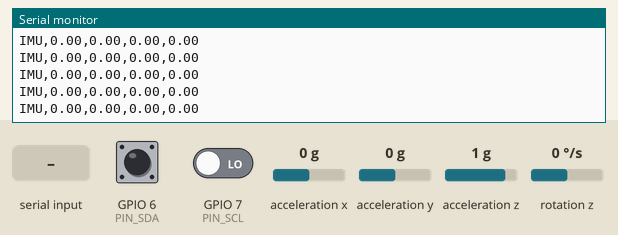
A sketch run on a simulated ESP32-S3. On the bench: the last lines printed to the serial monitor. Wiring (inferred from the names in the program): MPU-6050 motion sensor at I2C address 0x69. Inputs (shaded band) come from the test bench; at power-on: acceleration x 0 g, acceleration y 0 g, acceleration z 1 g, rotation z 0 °/s, GPIO 6 (PIN_SDA) HIGH, GPIO 7 (PIN_SCL) LOW.

Above: at 2.5 s.
2.6 s: "z" received over Serial
At 2.62 s:
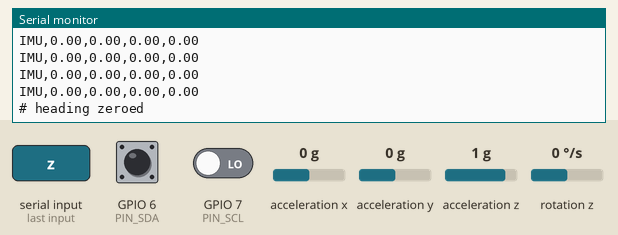
4.1 s: acceleration x set to -1.4 g
At 4.16 s:
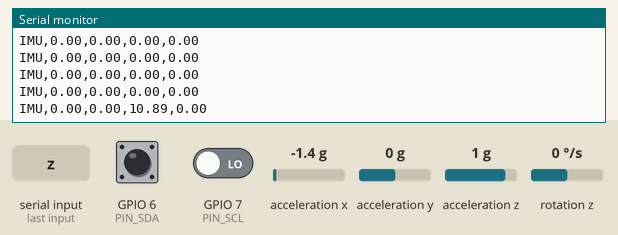
5.6 s: acceleration y set to -1.4 g
At 5.61 s:
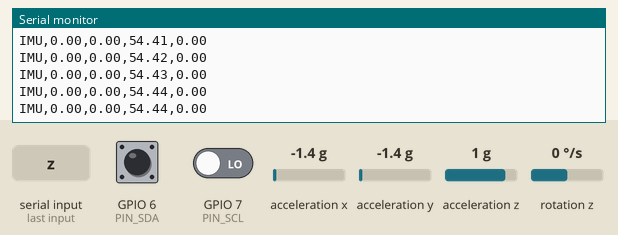
7.1 s: acceleration z set to -1.4 g
At 7.11 s:
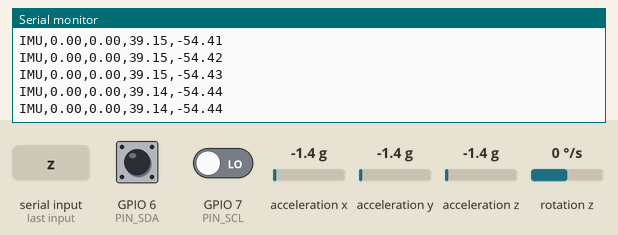
8.6 s: rotation z set to -192 °/s
At 8.61 s:
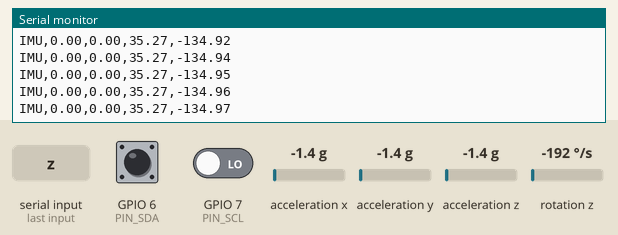
10.1 s: "c" received over Serial
At 11.0 s:
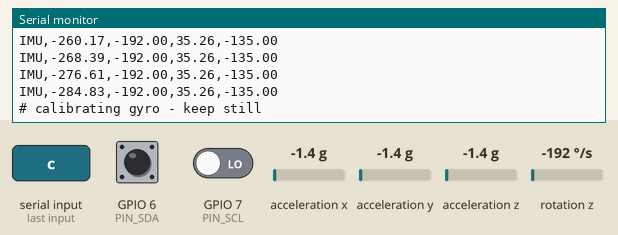
Timing chart, 0 to 12.6 s (numbered marks = the images above; inputs shaded):
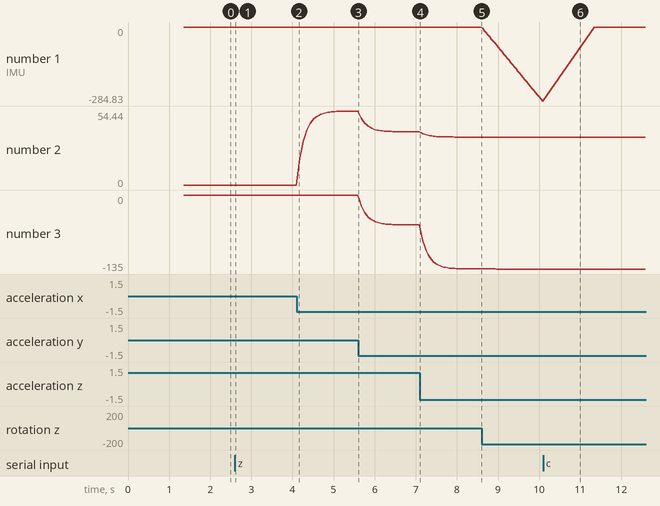

The sketch:

imu_visualizer.ino
```cpp
// =====================================================================
// IMU VISUALIZER (sketch half) - streams the IMU to the web page
// =====================================================================
// This sketch goes with index.html in this same folder. It reads the
// MPU-6050 and sends its readings over USB in a format the web page
// understands, so the page can draw a 3D board that follows yours.
//
// WIRING  (same as step 2 - nothing new)
//   MPU VCC -> ESP32 3V3
//   MPU GND -> ESP32 GND
//   MPU SDA -> ESP32 GPIO6
//   MPU SCL -> ESP32 GPIO7
//   Leave XDA, XCL, AD0 and INT UNCONNECTED.
//
// HOW TO USE IT
//   1. Upload this sketch (Tools -> USB CDC On Boot: Enabled).
//   2. CLOSE the Arduino Serial Monitor. Only one program can use the
//      USB port at a time, so the page can't connect while it's open.
//   3. Open index.html in Chrome or Edge (double-click it).
//   4. Click "Connect board" and pick the ESP32's COM port.
//   5. Keep the board STILL for one second (it calibrates), then turn it.
//
// WHAT YOU'LL SEE  (if you open the Serial Monitor instead of the page)
//       # imu_visualizer
//       # idle SDA=1 SCL=1
//       # PASS: MPU at 0x68, chip ID 0x68
//       # calibrating gyro - keep still
//       # gyro bias -0.41 dps
//       IMU,0.00,0.12,1.80,-0.60      <- 25 of these a second
//   Lines starting with "#" are messages for people. Lines starting with
//   "IMU," are data for the page: heading, turn rate, pitch, roll.
//     heading  degrees turned since start, counter-clockwise from above
//     turn rate  how fast it's turning now, in degrees per second
//     pitch    nose up (+) / nose down (-), from the accelerometer
//     roll     tilt left / right, from the accelerometer
//
// COMMANDS THE PAGE CAN SEND
//   z  set heading back to 0        c  re-calibrate the gyro (keep still)
//
// Works with clone MPU chips. If SDA/SCL are swapped it finds them anyway
// and says so.
// =====================================================================

#include <Arduino.h>
#include <Wire.h>

constexpr uint8_t PIN_SDA = 6;
constexpr uint8_t PIN_SCL = 7;

constexpr uint8_t REG_CONFIG       = 0x1A;
constexpr uint8_t REG_GYRO_CONFIG  = 0x1B;
constexpr uint8_t REG_ACCEL_XOUT_H = 0x3B;
constexpr uint8_t REG_GYRO_ZOUT_H  = 0x47;
constexpr uint8_t REG_PWR_MGMT_1   = 0x6B;
constexpr uint8_t REG_WHO_AM_I     = 0x75;

constexpr float    GYRO_LSB_PER_DPS = 65.5f;     // at +/-500 dps
constexpr float    ACCEL_LSB_PER_G  = 16384.0f;  // at the default +/-2 g
constexpr uint16_t CAL_SAMPLES      = 500;
constexpr uint32_t SEND_PERIOD_MS   = 40;        // 25 updates a second
constexpr float    TILT_SMOOTHING   = 0.2f;      // 1 = raw, lower = smoother

uint8_t  mpuAddr    = 0;
float    gyroZBias  = 0.0f;
float    heading    = 0.0f;
float    pitchDeg   = 0.0f;
float    rollDeg    = 0.0f;
bool     tiltReady  = false;
uint32_t lastMicros = 0;
uint32_t lastSendMs = 0;

// Scans the whole bus on the given pins; returns 0x68/0x69 if an MPU answered.
uint8_t scanBus(uint8_t sda, uint8_t scl) {
  Wire.end();
  Wire.begin(sda, scl);
  Wire.setClock(100000);

  Serial.printf("# Scan SDA=GPIO%u SCL=GPIO%u:", sda, scl);
  uint8_t mpu = 0, count = 0;
  for (uint8_t addr = 1; addr < 127; addr++) {
    Wire.beginTransmission(addr);
    if (Wire.endTransmission() == 0) {
      Serial.printf(" 0x%02X", addr);
      count++;
      if (addr == 0x68 || addr == 0x69) mpu = addr;
    }
  }
  Serial.println(count ? "" : " nothing");
  return mpu;
}

void writeReg(uint8_t reg, uint8_t val) {
  Wire.beginTransmission(mpuAddr);
  Wire.write(reg);
  Wire.write(val);
  Wire.endTransmission();
}

bool readBytes(uint8_t reg, uint8_t* buf, uint8_t n) {
  Wire.beginTransmission(mpuAddr);
  Wire.write(reg);
  if (Wire.endTransmission(false) != 0) return false;
  if (Wire.requestFrom(mpuAddr, n) != n) return false;
  for (uint8_t i = 0; i < n; i++) buf[i] = Wire.read();
  return true;
}

int16_t be16(const uint8_t* p) {
  return (int16_t)((p[0] << 8) | p[1]);
}

// Returns false (and leaves 'out' alone) if the read failed.
bool readGyroZdps(float& out) {
  uint8_t b[2];
  if (!readBytes(REG_GYRO_ZOUT_H, b, 2)) return false;
  out = be16(b) / GYRO_LSB_PER_DPS;
  return true;
}

void updateTilt() {
  uint8_t b[6];
  if (!readBytes(REG_ACCEL_XOUT_H, b, 6)) return;
  const float ax = be16(b)     / ACCEL_LSB_PER_G;
  const float ay = be16(b + 2) / ACCEL_LSB_PER_G;
  const float az = be16(b + 4) / ACCEL_LSB_PER_G;

  const float p = atan2f(-ax, sqrtf(ay * ay + az * az)) * RAD_TO_DEG;
  const float r = atan2f(ay, az) * RAD_TO_DEG;
  if (!tiltReady) {
    pitchDeg = p;
    rollDeg  = r;
    tiltReady = true;
  } else {
    pitchDeg += TILT_SMOOTHING * (p - pitchDeg);
    rollDeg  += TILT_SMOOTHING * (r - rollDeg);
  }
}

void calibrateGyro() {
  Serial.println("# calibrating gyro - keep still");
  double sum = 0;
  uint16_t got = 0;
  for (uint16_t i = 0; i < CAL_SAMPLES; i++) {
    float dps;
    if (readGyroZdps(dps)) {
      sum += dps;
      got++;
    }
    delay(2);
  }
  if (got) gyroZBias = sum / got;
  heading = 0.0f;
  lastMicros = micros();
  Serial.printf("# gyro bias %.2f dps\n", gyroZBias);
}

void handleCommands() {
  while (Serial.available()) {
    const char c = Serial.read();
    if (c == 'z') {
      heading = 0.0f;
      Serial.println("# heading zeroed");
    } else if (c == 'c') {
      calibrateGyro();
    }
  }
}

void setup() {
  Serial.begin(115200);
  const uint32_t t0 = millis();
  while (!Serial && millis() - t0 < 2000) {}
  Serial.println("\n# imu_visualizer");

  pinMode(PIN_SDA, INPUT);
  pinMode(PIN_SCL, INPUT);
  const int sdaIdle = digitalRead(PIN_SDA), sclIdle = digitalRead(PIN_SCL);
  Serial.printf("# idle SDA=%d SCL=%d\n", sdaIdle, sclIdle);
  if (!sdaIdle || !sclIdle) {
    Serial.println("# idle should be 1 - a wire isn't connected, or the IMU has no power");
  }

  mpuAddr = scanBus(PIN_SDA, PIN_SCL);
  if (!mpuAddr) {
    mpuAddr = scanBus(PIN_SCL, PIN_SDA);
    if (mpuAddr) Serial.println("# SDA and SCL are SWAPPED - swap the two wires. Running anyway.");
  }
  if (!mpuAddr) {
    // Repeat forever so the page shows it even if it connects late.
    while (true) {
      Serial.println("# FAIL: no MPU found. Check VCC/GND, use SDA/SCL (not XDA/XCL), leave INT unconnected.");
      delay(2000);
    }
  }

  uint8_t id = 0;
  readBytes(REG_WHO_AM_I, &id, 1);
  Serial.printf("# PASS: MPU at 0x%02X, chip ID 0x%02X%s\n", mpuAddr, id,
                id == 0x68 ? "" : " (clone - fine)");

  writeReg(REG_PWR_MGMT_1, 0x01);   // wake up
  delay(100);
  writeReg(REG_GYRO_CONFIG, 0x08);  // +/-500 dps
  writeReg(REG_CONFIG, 0x04);       // ~21 Hz low-pass

  calibrateGyro();
}

void loop() {
  handleCommands();

  // Integrate the gyro every ~4 ms so quick turns aren't missed,
  // but only send to the page 25 times a second.
  float gz;
  if (readGyroZdps(gz)) {
    gz -= gyroZBias;
    const uint32_t now = micros();
    heading += gz * (now - lastMicros) * 1e-6f;
    lastMicros = now;

    if (millis() - lastSendMs >= SEND_PERIOD_MS) {
      lastSendMs = millis();
      updateTilt();
      Serial.printf("IMU,%.2f,%.2f,%.2f,%.2f\n", heading, gz, pitchDeg, rollDeg);
    }
  }
  delay(4);
}
```

Measured:
- after the input at 2.6 s, the serial monitor: prints a new line at once (image 1)
- after the input at 4.1 s, the serial monitor: prints a new line at once (image 2)
- plotted number 1: 0 → -284.83 after the input at 8.6 s
- plotted number 2: 0 → 54.44 after the input at 4.1 s, 54.44 → 39.14 after the input at 5.6 s, 39.14 → 35.27 after the input at 7.1 s
- plotted number 3: 0 → -54.44 after the input at 5.6 s, -54.44 → -134.97 after the input at 7.1 s
